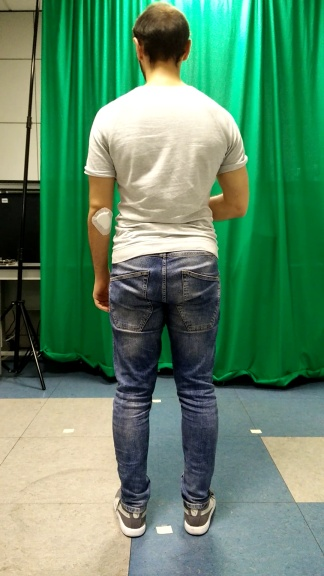
#> input picture InfLine_0.jpg, 324 x 576 px
$ python track_test.py
#> lines starting #> are read from the running program, lines starting #| are printed output that depends on the picture; after the words box and inside, x2 and y2 are one past the last pixel; in counts of white or black regions, pixels touching at a corner belong together
import numpy as np
import cv2
from matplotlib import pyplot as plt

img = cv2.imread('InfLine_0.jpg')
#> img is the input picture: shape (576, 324, 3); mean B, G, R 105, 136.7, 92.8
gray = cv2.cvtColor(img,cv2.COLOR_BGR2GRAY)
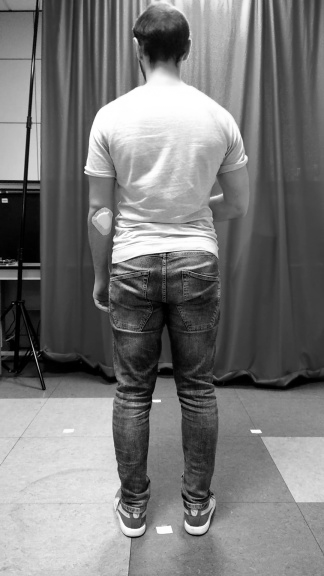
#> gray: shape (576, 324); min 0, max 255, mean 120

corners = cv2.goodFeaturesToTrack(gray,25,0.01,10)
#> corners = 25 rows, first 8: [28, 179], [112, 262], [153, 400], [85, 172], [16, 278], [2, 199], [134, 38], [17, 265]
corners = np.int0(corners)

for i in corners:
    x,y = i.ravel()
    cv2.circle(img,(x,y),3,255,-1)
#> this loop made 25 passes
#> (x, y) on passes 1 to 12: (28, 179), (112, 262), (153, 400), (85, 172), (16, 278), (2, 199), (134, 38), (17, 265), (116, 227), (251, 430), (144, 525), (166, 253)
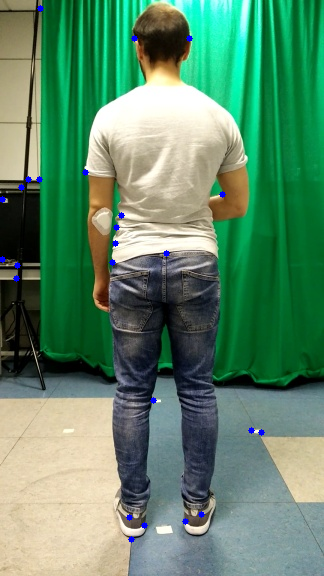
#> img: shape (576, 324, 3); 0.39% of pixels changed, all inside (x1, y1, x2, y2) = (0, 5, 265, 543)

plt.imshow(img),plt.show()

$ run again, with InfLine_1.jpg copied over InfLine_0.jpg
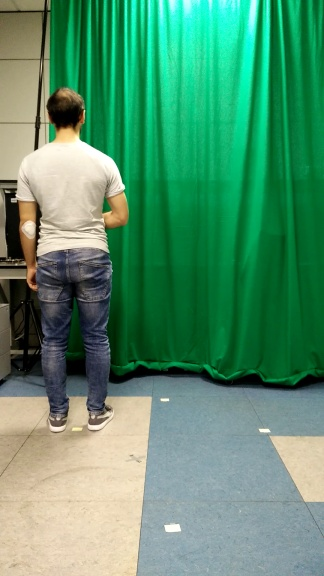
#> input picture InfLine_1.jpg, 324 x 576 px
#> img is the input picture: shape (576, 324, 3); mean B, G, R 109.5, 145, 84.2
#> `gray = cv2.cvtColor(img,cv2.COLOR_BGR2GRAY)`:
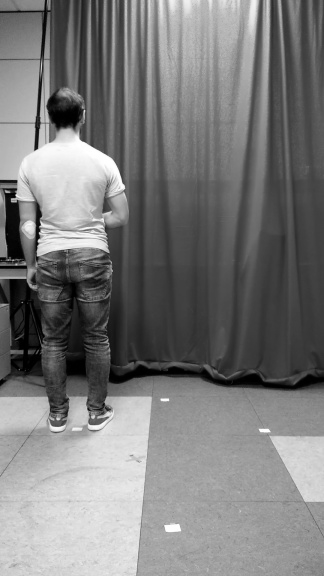
#> gray: shape (576, 324); min 0, max 255, mean 122.8
#> corners = 25 rows, first 8: [15, 197], [34, 149], [16, 181], [39, 233], [38, 243], [37, 255], [92, 417], [108, 251]
#> the loop `for i in corners:` made 25 passes
#> after the loop `for i in corners:`:
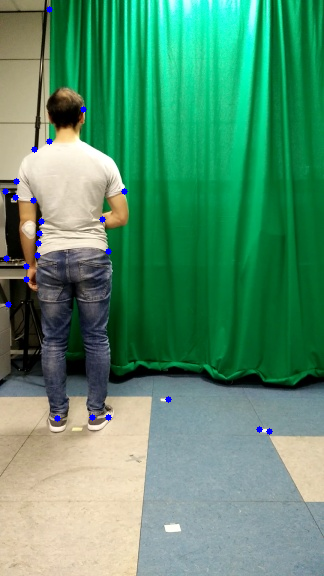
#> img: shape (576, 324, 3); 0.39% of pixels changed, all inside (x1, y1, x2, y2) = (2, 6, 273, 435)

$ run again, with InfLine_2.jpg copied over InfLine_0.jpg
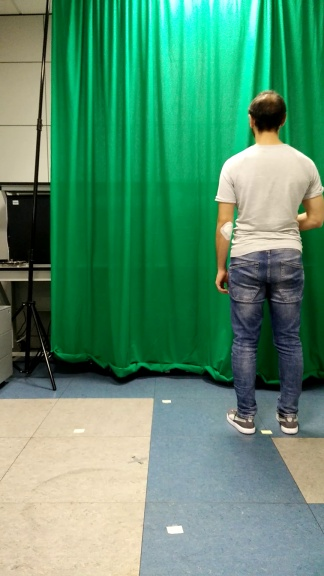
#> input picture InfLine_2.jpg, 324 x 576 px
#> img is the input picture: shape (576, 324, 3); mean B, G, R 110.7, 143.5, 86.2
#> `gray = cv2.cvtColor(img,cv2.COLOR_BGR2GRAY)`:
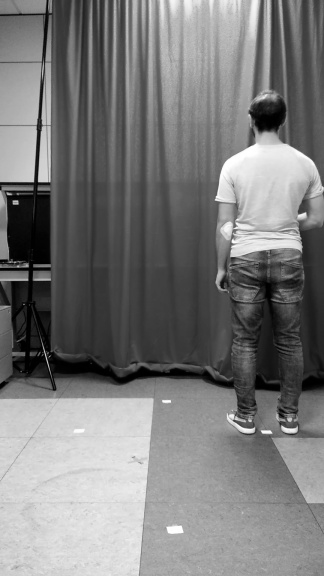
#> gray: shape (576, 324); min 0, max 255, mean 122.6
#> corners = 25 rows, first 8: [38, 181], [305, 213], [17, 203], [27, 279], [215, 199], [282, 426], [27, 266], [271, 432]
#> the loop `for i in corners:` made 25 passes
#> after the loop `for i in corners:`:
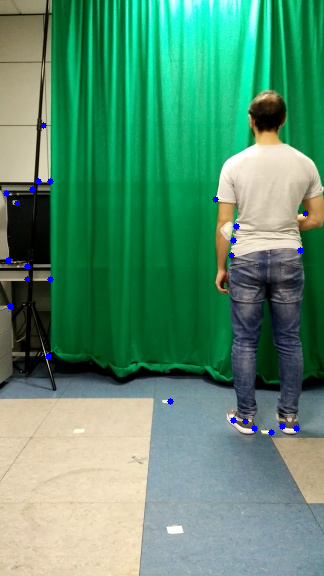
#> img: shape (576, 324, 3); 0.39% of pixels changed, all inside (x1, y1, x2, y2) = (3, 122, 309, 436)
